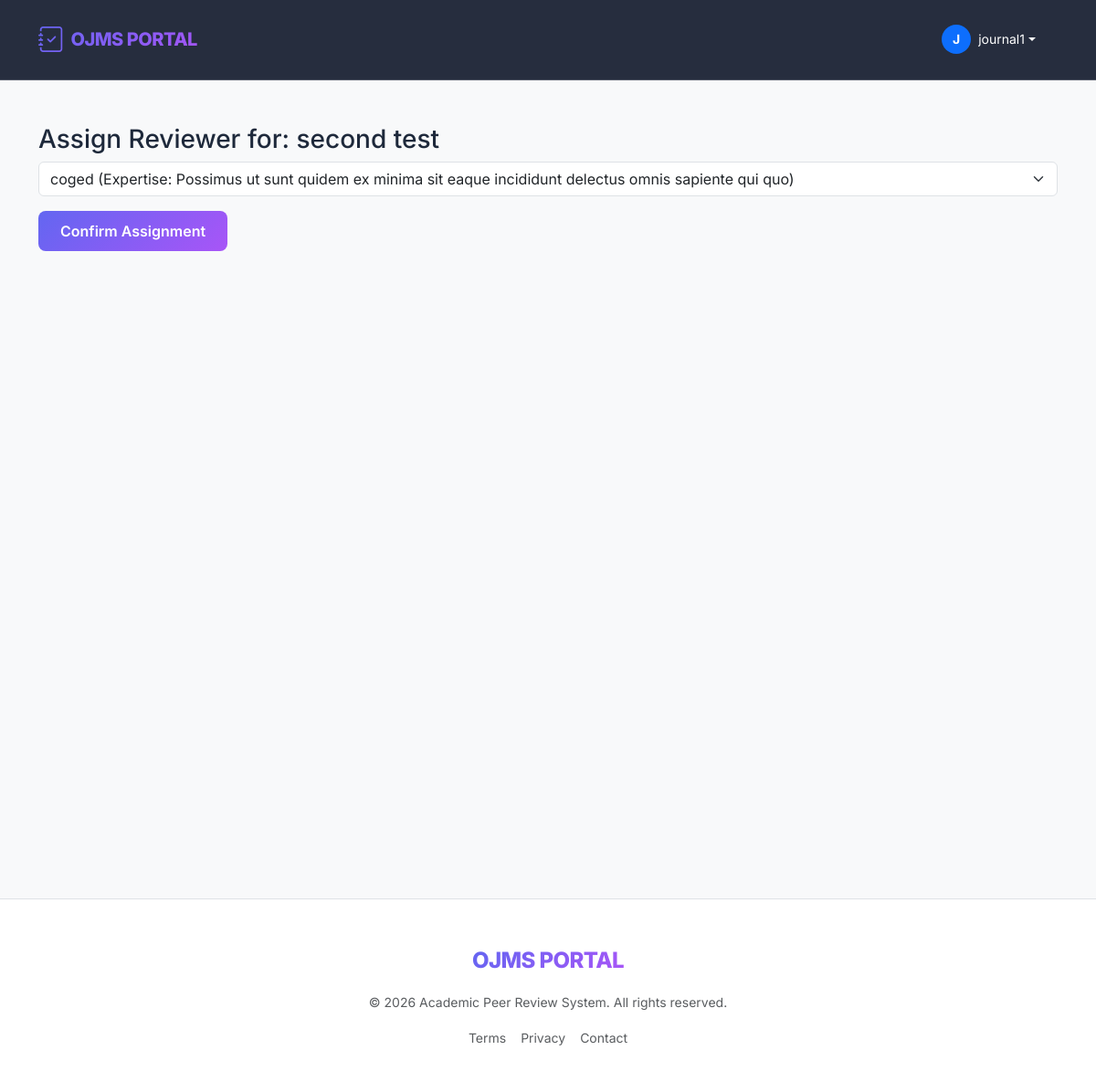
Screenshot of /submissions/assign/2/ (signed in) with the database file from the repository.
### users/models.py (models this page shows, shortened)
class CustomUser(AbstractUser):
    ADMIN = 'ADMIN'
    EDITOR = 'EDITOR'
    REVIEWER = 'REVIEWER'
    AUTHOR = 'AUTHOR'
    ROLE_CHOICES = [
        (ADMIN, 'Administrator'),
        (EDITOR, 'Editor'),
        (REVIEWER, 'Reviewer'),
        (AUTHOR, 'Author'),
    ]
    role = models.CharField(max_length=10, choices=ROLE_CHOICES, default=AUTHOR)
    institution = models.CharField(max_length=255, blank=True, null=True)
    expertise = models.CharField(max_length=255, blank=True, null=True, help_text="Comma-separated areas of expertise")

### submissions/models.py (models this page shows, shortened)
class Manuscript(models.Model):
    SUBMITTED = 'SUBMITTED'
    UNDER_REVIEW = 'UNDER_REVIEW'
    DECISION_READY = 'DECISION_READY'
    ACCEPTED = 'ACCEPTED'
    REJECTED = 'REJECTED'
    REVISION_REQ = 'REVISION_REQ'
    STATUS_CHOICES = [
        (SUBMITTED, 'Submitted'),
        (UNDER_REVIEW, 'Under Review'),
        (DECISION_READY, 'Decision Ready'),
        (ACCEPTED, 'Accepted'),
        (REJECTED, 'Rejected'),
        (REVISION_REQ, 'Revision Required'),
    ]
    title = models.CharField(max_length=255)
    abstract = models.TextField()
    author = models.ForeignKey(
        settings.AUTH_USER_MODEL,
        on_delete=models.CASCADE,
        related_name='manuscripts'
    )
    file = models.FileField(upload_to='manuscripts/')
    version = models.IntegerField(default=1)
    status = models.CharField(max_length=20, choices=STATUS_CHOICES, default=SUBMITTED)
    submission_date = models.DateTimeField(auto_now_add=True)
    updated_at = models.DateTimeField(auto_now=True)
    editor = models.ForeignKey(
        settings.AUTH_USER_MODEL,
        on_delete=models.SET_NULL,
        null=True,
        blank=True,
        related_name='assigned_manuscripts',
        limit_choices_to={'role': 'EDITOR'}
    )
    class Meta:
        ordering = ['-submission_date']

### submissions/views.py (the view, shortened to what this page needs)
# urls.py: path('assign/<int:manuscript_id>/', views.assign_reviewer, name='assign_reviewer'),
@login_required
def assign_reviewer(request, manuscript_id):
    if not (request.user.is_superuser or request.user.role == 'EDITOR'):
        return redirect('dashboard')
    manuscript = get_object_or_404(Manuscript, id=manuscript_id)
    reviewers = CustomUser.objects.filter(role='REVIEWER')
    return render(request, 'submissions/assign_reviewer.html', {
        'manuscript': manuscript,
        'reviewers': reviewers
    })

### templates/submissions/assign_reviewer.html (shortened to what this page needs)
{% extends 'base.html' %}
{% block content %}
<h3>Assign Reviewer for: {{ manuscript.title }}</h3>
<form method="post">
    <select name="reviewer" class="form-select mb-3">
        {% for r in reviewers %}
            <option value="{{ r.id }}">{{ r.username }} (Expertise: {{ r.expertise }})</option>
        {% endfor %}
    </select>
    <button type="submit" class="btn btn-primary">Confirm Assignment</button>
</form>
{% endblock %}

### templates/base.html (shortened to what this page needs)
<!DOCTYPE html>
<html lang="en">
<head>
    <link rel="stylesheet" href="https://cdn.jsdelivr.net/npm/bootstrap-icons@1.11.3/font/bootstrap-icons.min.css">
    <link href="https://cdn.jsdelivr.net/npm/bootstrap@5.3.0/dist/css/bootstrap.min.css" rel="stylesheet">
    {% load static %}
    <link rel="stylesheet" href="{% static 'css/main.css' %}">
</head>
<body class="bg-light">
    <nav class="navbar navbar-expand-lg navbar-dark sticky-top mb-5">
        <div class="container">
            <a class="navbar-brand d-flex align-items-center" href="{% url 'landing' %}">
                <i class="bi bi-journal-check fs-3 me-2"></i>
                <span>OJMS PORTAL</span>
            </a>
            <div class="collapse navbar-collapse" id="navbarMain">
                <div class="navbar-nav ms-auto align-items-center">
                    {% if user.is_authenticated %}
                        <div class="nav-item dropdown me-3">
                            <a class="nav-link dropdown-toggle text-white d-flex align-items-center" href="#" role="button" data-bs-toggle="dropdown">
                                <div class="bg-primary rounded-circle me-2 d-flex align-items-center justify-content-center" style="width: 32px; height: 32px;">
                                    <span class="small fw-bold">{{ user.username|first|upper }}</span>
                                </div>
                                <span class="small">{{ user.username }}</span>
                            </a>
                        </div>
                    {% else %}
                        <a href="{% url 'login' %}" class="nav-link me-2 text-white">Login</a>
                        <a href="{% url 'register' %}" class="btn btn-primary btn-sm px-4 rounded-pill shadow-sm">Sign Up</a>
                    {% endif %}
                </div>
            </div>
        </div>
    </nav>
    <main class="container fade-in min-vh-100">
        {% block content %}{% endblock %}
    </main>
    <footer class="bg-white border-top mt-5 py-5">
        <div class="container text-center">
            <div class="mb-3">
                <a class="navbar-brand text-decoration-none fs-4" href="#">OJMS PORTAL</a>
            </div>
            <p class="text-muted small">&copy; 2026 Academic Peer Review System. All rights reserved.</p>
            <div class="d-flex justify-content-center gap-3">
                <a href="#" class="text-decoration-none text-muted small">Terms</a>
                <a href="#" class="text-decoration-none text-muted small">Privacy</a>
                <a href="#" class="text-decoration-none text-muted small">Contact</a>
            </div>
        </div>
    </footer>
</body>
</html>

### static/css/main.css (style rules this page uses)
:root { --primary-gradient: linear-gradient(135deg, #6366f1 0%, #a855f7 100%); --secondary-gradient: linear-gradient(135deg, #3b82f6 0%, #2dd4bf 100%); --card-shadow: 0 10px 15px -3px rgba(0, 0, 0, 0.1), 0 4px 6px -2px rgba(0, 0, 0, 0.05); --glass-bg: rgba(255, 255, 255, 0.8); --glass-border: rgba(255, 255, 255, 0.2); }
body { font-family: 'Inter', system-ui, -apple-system, sans-serif; background-color: #f8fafc; color: #1e293b; line-height: 1.6; }
.navbar { background: rgba(15, 23, 42, 0.9) !important; backdrop-filter: blur(10px); border-bottom: 1px solid var(--glass-border); padding: 1rem 0; }
.navbar-brand { font-weight: 800; letter-spacing: -0.025em; background: var(--primary-gradient); -webkit-background-clip: text; background-clip: text; -webkit-text-fill-color: transparent; }
.btn-primary { background: var(--primary-gradient); border: none; font-weight: 600; padding: 0.6rem 1.5rem; border-radius: 0.5rem; }
.fade-in { animation: fadeIn 0.8s ease-out; }

### rows the page displays
CustomUser: username|first "J", username "journal1"
Manuscript: title "second test"

### other values shown
form field reviewer "coged (Expertise: Possimus ut sunt quidem ex minima sit eaque incididunt delectus omnis sapiente qui quo)"
